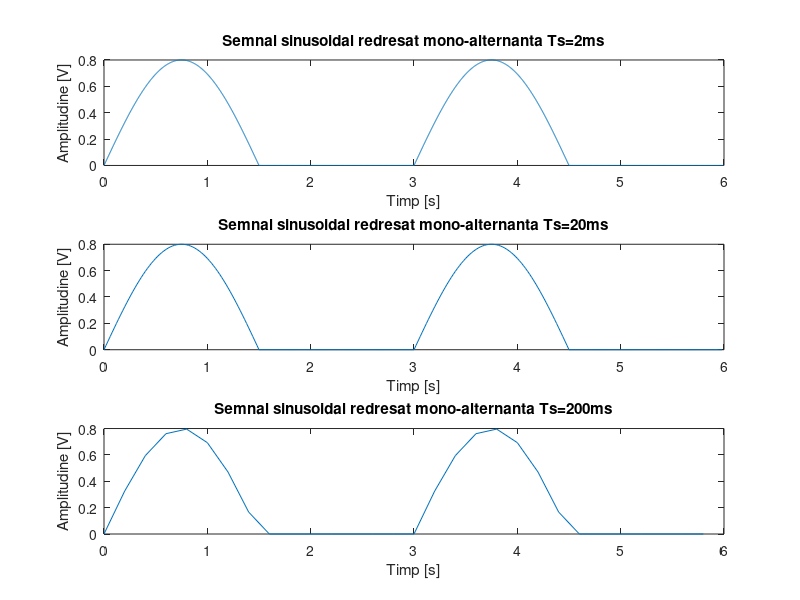

This figure's MATLAB source:
Ts_2ms = 0.002;
Ts_20ms = 0.02;
Ts_200ms = 0.2;

%% semnal sinusoidal redresat mono-alternanta

T = 3;

t_2ms = 0:Ts_2ms:2*T-Ts_2ms;

x_2ms = sin(t_2ms(t_2ms<T)*2*pi/T);
x_2ms = x_2ms * 0.8;
x_2ms(x_2ms<0)=0;
x_2ms =repmat(x_2ms,1,2);
figure(7);
subplot(3,1,1);
plot(t_2ms,x_2ms);
title('Semnal sinusoidal redresat mono-alternanta Ts=2ms');
xlabel('Timp [s]');
ylabel('Amplitudine [V]')

subplot(3,1,2);
plot(t_2ms(1:10:length(t_2ms)),x_2ms(1:10:length(x_2ms)));
title('Semnal sinusoidal redresat mono-alternanta Ts=20ms');
xlabel('Timp [s]');
ylabel('Amplitudine [V]')

subplot(3,1,3);
plot(t_2ms(1:100:length(t_2ms)),x_2ms(1:100:length(x_2ms)));
title('Semnal sinusoidal redresat mono-alternanta Ts=200ms');
xlabel('Timp [s]');
ylabel('Amplitudine [V]')

